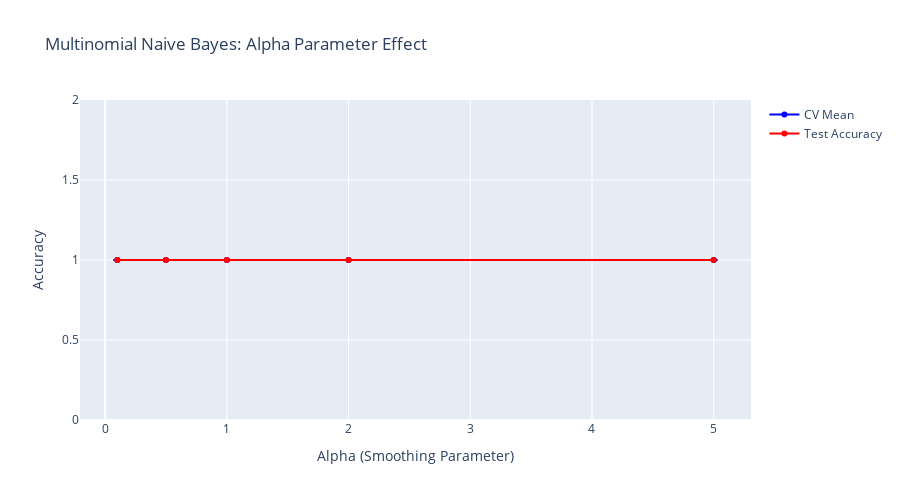
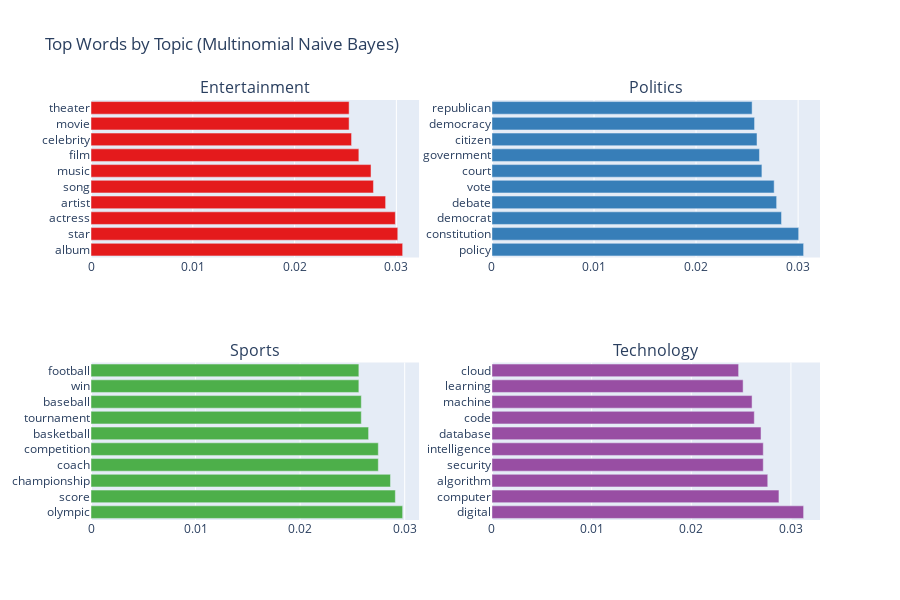
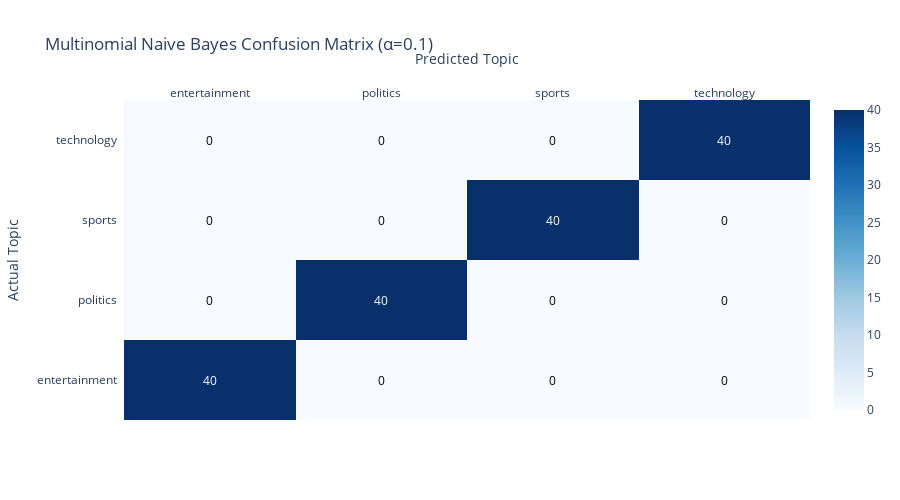

Write notebook code for charts like these, in order.
### Code cell
# 2. MULTINOMIAL NAIVE BAYES ANALYSIS (TEXT CLASSIFICATION)
print(" 2. MULTINOMIAL NAIVE BAYES ANALYSIS")
print("=" * 37)

# Prepare text data using TF-IDF vectorization
print("Processing text documents...")

# Create TF-IDF features
tfidf_vectorizer = TfidfVectorizer(
 max_features=1000, # Limit vocabulary size
 stop_words='english',
 ngram_range=(1, 2), # Include unigrams and bigrams
 min_df=2, # Ignore terms that appear in less than 2 documents
 max_df=0.95 # Ignore terms that appear in more than 95% of documents
)

# Transform documents to TF-IDF features
X_text_tfidf = tfidf_vectorizer.fit_transform(text_df['document'])
y_text = text_df['topic']

print(f"TF-IDF Matrix shape: {X_text_tfidf.shape}")
print(f"Vocabulary size: {len(tfidf_vectorizer.vocabulary_)}")

# Split data
X_text_train, X_text_test, y_text_train, y_text_test = train_test_split(
 X_text_tfidf, y_text, test_size=0.2, random_state=42, stratify=y_text
)

print(f"Training set: {X_text_train.shape}")
print(f"Test set: {X_text_test.shape}")

# Also create count-based features for Multinomial NB
count_vectorizer = CountVectorizer(
 max_features=1000,
 stop_words='english',
 ngram_range=(1, 2),
 min_df=2,
 max_df=0.95
)

X_text_counts = count_vectorizer.fit_transform(text_df['document'])
X_counts_train, X_counts_test, _, _ = train_test_split(
 X_text_counts, y_text, test_size=0.2, random_state=42, stratify=y_text
)

# Train Multinomial Naive Bayes with different alpha values
alpha_values = [0.1, 0.5, 1.0, 2.0, 5.0]
mnb_results = {}

print(f"\n Alpha Parameter Optimization:")

for alpha in alpha_values:
 mnb = MultinomialNB(alpha=alpha)
 mnb.fit(X_counts_train, y_text_train)

 # Cross-validation
 cv_scores = cross_val_score(mnb, X_counts_train, y_text_train, cv=5)
 test_score = mnb.score(X_counts_test, y_text_test)

 mnb_results[alpha] = {
 'cv_mean': cv_scores.mean(),
 'cv_std': cv_scores.std(),
 'test_accuracy': test_score
 }

 print(f"• α={alpha}: Test Acc={test_score:.4f}, CV={cv_scores.mean():.4f}±{cv_scores.std():.4f}")

# Find optimal alpha
mnb_df = pd.DataFrame(mnb_results).T
optimal_alpha = mnb_df['cv_mean'].idxmax()
print(f"\n Optimal α: {optimal_alpha}")

# Train final model with optimal alpha
mnb_final = MultinomialNB(alpha=optimal_alpha)
mnb_final.fit(X_counts_train, y_text_train)

# Predictions
y_text_pred = mnb_final.predict(X_counts_test)
y_text_proba = mnb_final.predict_proba(X_counts_test)

text_accuracy = accuracy_score(y_text_test, y_text_pred)
print(f"\n Final Multinomial Naive Bayes Performance:")
print(f"• α = {optimal_alpha}")
print(f"• Test Accuracy: {text_accuracy:.4f}")

print(f"\nClassification Report:")
print(classification_report(y_text_test, y_text_pred))

# Visualize alpha parameter effect
fig_alpha = go.Figure()

fig_alpha.add_trace(
 go.Scatter(
 x=list(alpha_values),
 y=mnb_df['cv_mean'],
 mode='lines+markers',
 name='CV Mean',
 line=dict(color='blue'),
 error_y=dict(type='data', array=mnb_df['cv_std'])
 )
)

fig_alpha.add_trace(
 go.Scatter(
 x=list(alpha_values),
 y=mnb_df['test_accuracy'],
 mode='lines+markers',
 name='Test Accuracy',
 line=dict(color='red')
 )
)

fig_alpha.update_layout(
 title="Multinomial Naive Bayes: Alpha Parameter Effect",
 xaxis_title="Alpha (Smoothing Parameter)",
 yaxis_title="Accuracy",
 height=500
)
fig_alpha.show()

# Feature importance analysis (top words per topic)
print(f"\n Top Words per Topic:")

feature_names = count_vectorizer.get_feature_names_out()
topics = mnb_final.classes_

for i, topic in enumerate(topics):
 # Get log probabilities for this topic
 log_probs = mnb_final.feature_log_prob_[i]

 # Get top 10 features
 top_indices = log_probs.argsort()[-10:][::-1]
 top_words = [feature_names[idx] for idx in top_indices]
 top_probs = [np.exp(log_probs[idx]) for idx in top_indices]

 print(f"\n{topic.upper()}:")
 for word, prob in zip(top_words, top_probs):
     print(f" • {word}: {prob:.4f}")

# Visualize top words for each topic
fig_words = make_subplots(
 rows=2, cols=2,
 subplot_titles=[topic.title() for topic in topics]
)

positions = [(1, 1), (1, 2), (2, 1), (2, 2)]

for i, topic in enumerate(topics):
    row, col = positions[i]

    log_probs = mnb_final.feature_log_prob_[i]
    top_indices = log_probs.argsort()[-10:][::-1]
    top_words = [feature_names[idx] for idx in top_indices]
    top_probs = [np.exp(log_probs[idx]) for idx in top_indices]

    fig_words.add_trace(
        go.Bar(
            x=top_probs,
            y=top_words,
            orientation='h',
            name=topic,
            showlegend=False,
            marker_color=px.colors.qualitative.Set1[i]
        ),
        row=row, col=col
    )

fig_words.update_layout(
 title="Top Words by Topic (Multinomial Naive Bayes)",
 height=600
)
fig_words.show()

# Confusion Matrix
cm_text = confusion_matrix(y_text_test, y_text_pred)

fig_cm_text = ff.create_annotated_heatmap(
    z=cm_text,
    x=list(topics),
    y=list(topics),
    annotation_text=cm_text,
    colorscale='Blues',
    showscale=True
)

fig_cm_text.update_layout(
 title=f"Multinomial Naive Bayes Confusion Matrix (α={optimal_alpha})",
 xaxis_title="Predicted Topic",
 yaxis_title="Actual Topic",
 height=500
)
fig_cm_text.show()

### Figure 1 — Plotly figure (JSON) as saved in the notebook; plotly's stock layout.template omitted (floating-point values rounded to 4 significant figures)
{"data": [{"error_y": {"array": [0.0, 0.0, 0.0, 0.0, 0.0], "type": "data"}, "line": {"color": "blue"}, "mode": "lines+markers", "name": "CV Mean", "type": "scatter", "x": [0.1, 0.5, 1, 2, 5], "y": [1.0, 1.0, 1.0, 1.0, 1.0]}, {"line": {"color": "red"}, "mode": "lines+markers", "name": "Test Accuracy", "type": "scatter", "x": [0.1, 0.5, 1, 2, 5], "y": [1.0, 1.0, 1.0, 1.0, 1.0]}], "layout": {"height": 500, "title": {"text": "Multinomial Naive Bayes: Alpha Parameter Effect"}, "xaxis": {"title": {"text": "Alpha (Smoothing Parameter)"}}, "yaxis": {"title": {"text": "Accuracy"}}}}

### Figure 2 — Plotly figure (JSON) as saved in the notebook; plotly's stock layout.template omitted (floating-point values rounded to 4 significant figures)
{"data": [{"marker": {"color": "rgb(228,26,28)"}, "name": "entertainment", "orientation": "h", "showlegend": false, "type": "bar", "x": [0.03062, 0.03014, 0.0299, 0.02894, 0.02775, 0.02751, 0.02631, 0.0256, 0.02536, 0.02536], "xaxis": "x", "y": ["album", "star", "actress", "artist", "song", "music", "film", "celebrity", "movie", "theater"], "yaxis": "y"}, {"marker": {"color": "rgb(55,126,184)"}, "name": "politics", "orientation": "h", "showlegend": false, "type": "bar", "x": [0.03054, 0.03006, 0.02838, 0.0279, 0.02765, 0.02645, 0.02621, 0.02597, 0.02573, 0.02549], "xaxis": "x2", "y": ["policy", "constitution", "democrat", "debate", "vote", "court", "government", "citizen", "democracy", "republican"], "yaxis": "y2"}, {"marker": {"color": "rgb(77,175,74)"}, "name": "sports", "orientation": "h", "showlegend": false, "type": "bar", "x": [0.0298, 0.02911, 0.02864, 0.02748, 0.02748, 0.02655, 0.02585, 0.02585, 0.02562, 0.02562], "xaxis": "x3", "y": ["olympic", "score", "championship", "coach", "competition", "basketball", "tournament", "baseball", "win", "football"], "yaxis": "y3"}, {"marker": {"color": "rgb(152,78,163)"}, "name": "technology", "orientation": "h", "showlegend": false, "type": "bar", "x": [0.03127, 0.0288, 0.02768, 0.02723, 0.02723, 0.027, 0.02633, 0.0261, 0.0252, 0.02475], "xaxis": "x4", "y": ["digital", "computer", "algorithm", "security", "intelligence", "database", "code", "machine", "learning", "cloud"], "yaxis": "y4"}], "layout": {"annotations": [{"font": {"size": 16}, "showarrow": false, "text": "Entertainment", "x": 0.225, "xanchor": "center", "xref": "paper", "y": 1, "yanchor": "bottom", "yref": "paper"}, {"font": {"size": 16}, "showarrow": false, "text": "Politics", "x": 0.775, "xanchor": "center", "xref": "paper", "y": 1, "yanchor": "bottom", "yref": "paper"}, {"font": {"size": 16}, "showarrow": false, "text": "Sports", "x": 0.225, "xanchor": "center", "xref": "paper", "y": 0.375, "yanchor": "bottom", "yref": "paper"}, {"font": {"size": 16}, "showarrow": false, "text": "Technology", "x": 0.775, "xanchor": "center", "xref": "paper", "y": 0.375, "yanchor": "bottom", "yref": "paper"}], "height": 600, "title": {"text": "Top Words by Topic (Multinomial Naive Bayes)"}, "xaxis": {"anchor": "y", "domain": [0, 0.45]}, "xaxis2": {"anchor": "y2", "domain": [0.55, 1]}, "xaxis3": {"anchor": "y3", "domain": [0, 0.45]}, "xaxis4": {"anchor": "y4", "domain": [0.55, 1]}, "yaxis": {"anchor": "x", "domain": [0.625, 1]}, "yaxis2": {"anchor": "x2", "domain": [0.625, 1]}, "yaxis3": {"anchor": "x3", "domain": [0, 0.375]}, "yaxis4": {"anchor": "x4", "domain": [0, 0.375]}}}

### Figure 3 — Plotly figure (JSON) as saved in the notebook; plotly's stock layout.template omitted (floating-point values rounded to 4 significant figures)
{"data": [{"colorscale": [[0, "rgb(247,251,255)"], [0.125, "rgb(222,235,247)"], [0.25, "rgb(198,219,239)"], [0.375, "rgb(158,202,225)"], [0.5, "rgb(107,174,214)"], [0.625, "rgb(66,146,198)"], [0.75, "rgb(33,113,181)"], [0.875, "rgb(8,81,156)"], [1, "rgb(8,48,107)"]], "reversescale": false, "showscale": true, "type": "heatmap", "x": ["entertainment", "politics", "sports", "technology"], "y": ["entertainment", "politics", "sports", "technology"], "z": [[40, 0, 0, 0], [0, 40, 0, 0], [0, 0, 40, 0], [0, 0, 0, 40]]}], "layout": {"annotations": [{"font": {"color": "#FFFFFF"}, "showarrow": false, "text": "40", "x": "entertainment", "xref": "x", "y": "entertainment", "yref": "y"}, {"font": {"color": "#000000"}, "showarrow": false, "text": "0", "x": "politics", "xref": "x", "y": "entertainment", "yref": "y"}, {"font": {"color": "#000000"}, "showarrow": false, "text": "0", "x": "sports", "xref": "x", "y": "entertainment", "yref": "y"}, {"font": {"color": "#000000"}, "showarrow": false, "text": "0", "x": "technology", "xref": "x", "y": "entertainment", "yref": "y"}, {"font": {"color": "#000000"}, "showarrow": false, "text": "0", "x": "entertainment", "xref": "x", "y": "politics", "yref": "y"}, {"font": {"color": "#FFFFFF"}, "showarrow": false, "text": "40", "x": "politics", "xref": "x", "y": "politics", "yref": "y"}, {"font": {"color": "#000000"}, "showarrow": false, "text": "0", "x": "sports", "xref": "x", "y": "politics", "yref": "y"}, {"font": {"color": "#000000"}, "showarrow": false, "text": "0", "x": "technology", "xref": "x", "y": "politics", "yref": "y"}, {"font": {"color": "#000000"}, "showarrow": false, "text": "0", "x": "entertainment", "xref": "x", "y": "sports", "yref": "y"}, {"font": {"color": "#000000"}, "showarrow": false, "text": "0", "x": "politics", "xref": "x", "y": "sports", "yref": "y"}, {"font": {"color": "#FFFFFF"}, "showarrow": false, "text": "40", "x": "sports", "xref": "x", "y": "sports", "yref": "y"}, {"font": {"color": "#000000"}, "showarrow": false, "text": "0", "x": "technology", "xref": "x", "y": "sports", "yref": "y"}, {"font": {"color": "#000000"}, "showarrow": false, "text": "0", "x": "entertainment", "xref": "x", "y": "technology", "yref": "y"}, {"font": {"color": "#000000"}, "showarrow": false, "text": "0", "x": "politics", "xref": "x", "y": "technology", "yref": "y"}, {"font": {"color": "#000000"}, "showarrow": false, "text": "0", "x": "sports", "xref": "x", "y": "technology", "yref": "y"}, {"font": {"color": "#FFFFFF"}, "showarrow": false, "text": "40", "x": "technology", "xref": "x", "y": "technology", "yref": "y"}], "height": 500, "title": {"text": "Multinomial Naive Bayes Confusion Matrix (α=0.1)"}, "xaxis": {"dtick": 1, "gridcolor": "rgb(0, 0, 0)", "side": "top", "ticks": "", "title": {"text": "Predicted Topic"}}, "yaxis": {"dtick": 1, "ticks": "", "ticksuffix": "  ", "title": {"text": "Actual Topic"}}}}
